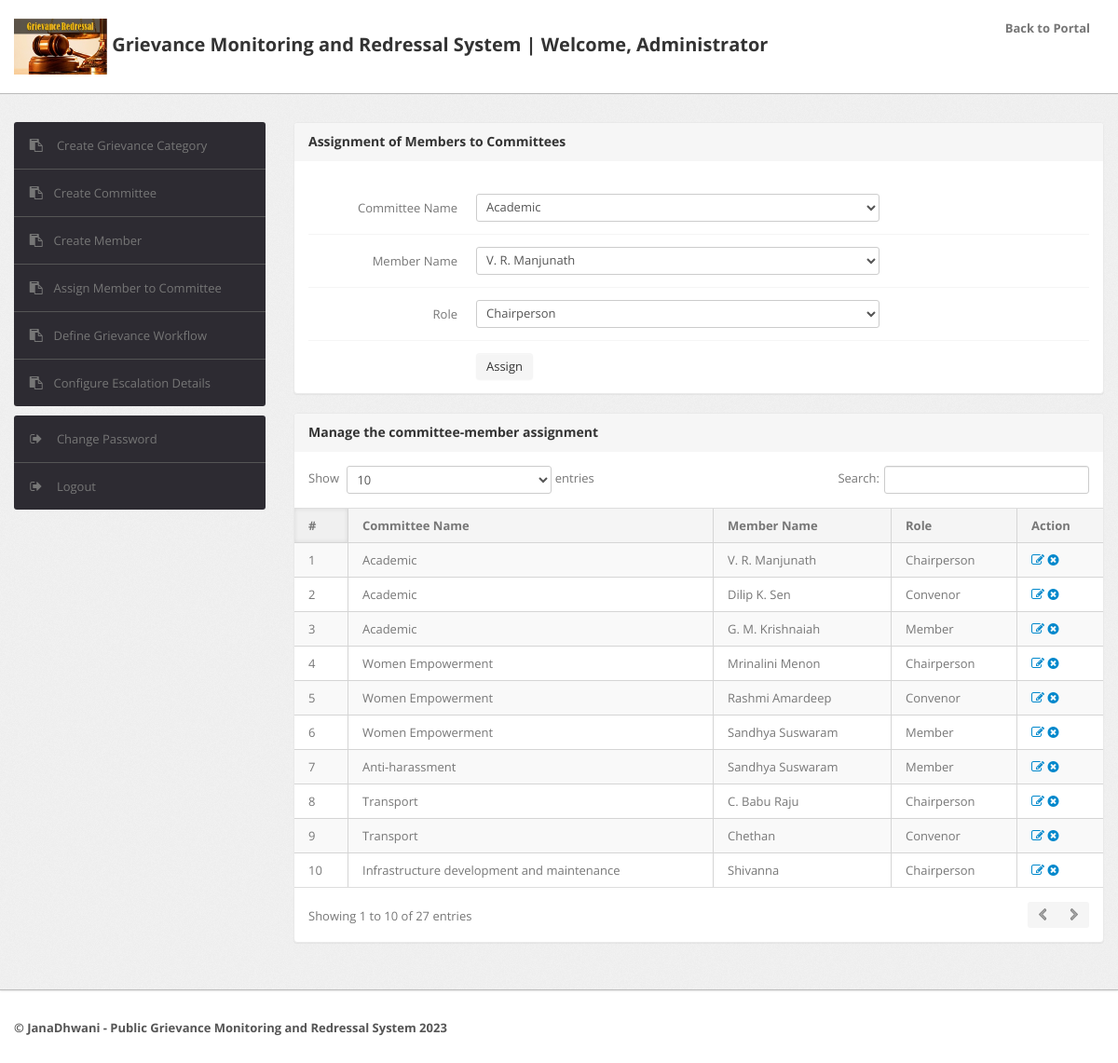
Before: /admin/assign-member.php (signed in) with the older database file.
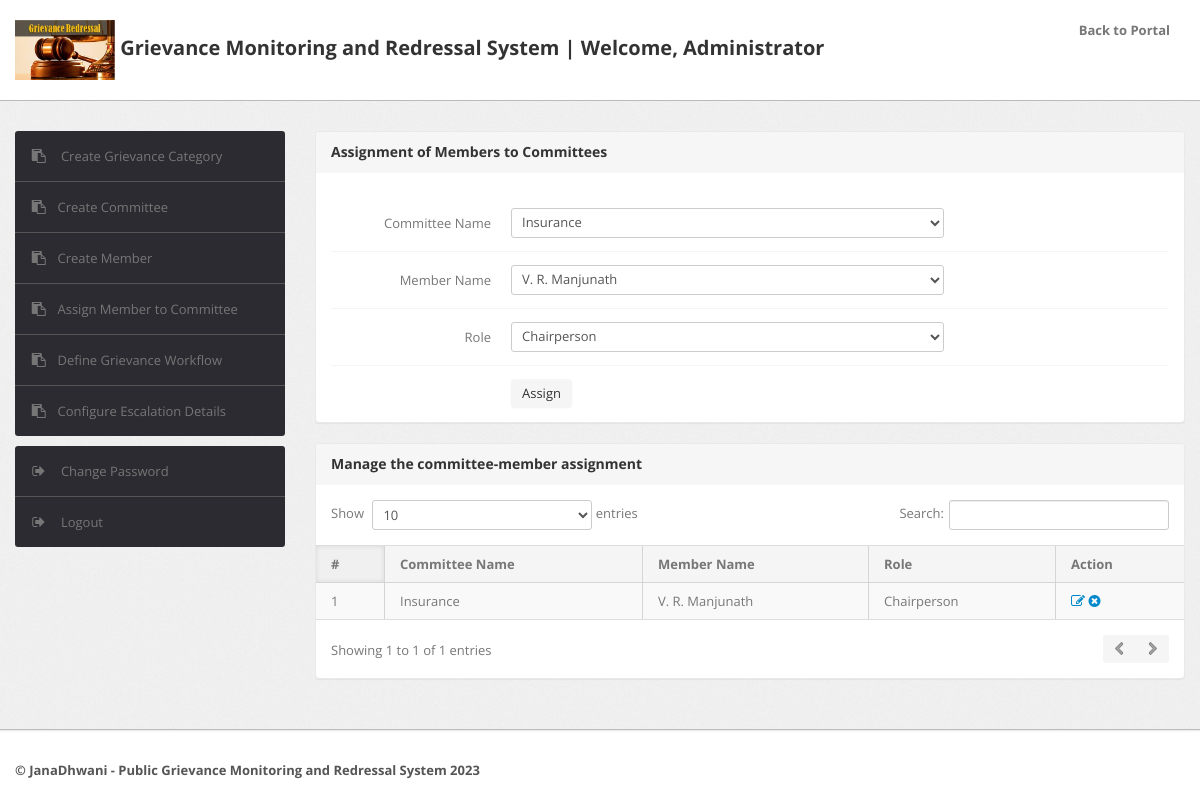
After: the same page with the newer database file.
### tables this page shows
CREATE TABLE `committee` (
  `id` int(11) NOT NULL,
  `committeeName` varchar(255) NOT NULL,
  `committeeDescription` tinytext NOT NULL,
  `loginName` varchar(255) NOT NULL,
  `password` varchar(255) NOT NULL,
  `email` varchar(255) DEFAULT NULL,
  `mobile` bigint(11) DEFAULT NULL,
  `postingDate` timestamp NOT NULL DEFAULT current_timestamp(),
  `updationDate` varchar(255) NOT NULL
);

CREATE TABLE `member` (
  `id` int(11) NOT NULL,
  `salutation` varchar(10) NOT NULL DEFAULT 'Prof.',
  `name` varchar(255) NOT NULL,
  `designation` varchar(255) NOT NULL,
  `department` varchar(255) NOT NULL,
  `contactNo` bigint(11) NOT NULL,
  `emailId` varchar(255) NOT NULL,
  `url` varchar(255) NOT NULL,
  `postingDate` timestamp NOT NULL DEFAULT current_timestamp(),
  `updationDate` varchar(255) NOT NULL
);

### admin/assign-member.php (the view, shortened to what this page needs)
<?php
include('include/config.php');
if(strlen($_SESSION['alogin'])==0)
	{
header('location:index.php');
}
else{
?>
<!DOCTYPE html>
<html lang="en">
<head>
	<link type="text/css" href="bootstrap/css/bootstrap.min.css" rel="stylesheet">
	<link type="text/css" href="bootstrap/css/bootstrap-responsive.min.css" rel="stylesheet">
	<link type="text/css" href="css/theme.css" rel="stylesheet">
	<link type="text/css" href="images/icons/css/font-awesome.css" rel="stylesheet">
</head>
<body>
<?php include('include/header.php');?>
	<div class="wrapper">
		<div class="container">
			<div class="row">
<?php include('include/sidebar.php');?>
			<div class="span9">
					<div class="content">
						<div class="module">
							<div class="module-head">
								<h3>Assignment of Members to Committees</h3>
							</div>
							<div class="module-body">
									<br />
<form class="form-horizontal row-fluid" name="Member" method="post" >
<div class="control-group">
<label class="control-label" for="basicinput">Committee Name</label>
<div class="controls">
<select name="committee" class="span8 tip" required>
<?php
$query=mysqli_query($bd,"select * from committee");
while($row=mysqli_fetch_array($query))
{
?>
<option value="<?php echo htmlentities($row['id']);?>"><?php echo htmlentities($row['committeeName']);?></option>
<?php } ?>
</select>
</div>
</div>
<div class="control-group">
<label class="control-label" for="basicinput">Member Name</label>
<div class="controls">
<select name="member" class="span8 tip" required>
<?php
$query=mysqli_query($bd,"select * from member");
while($row=mysqli_fetch_array($query))
{
?>
<option value="<?php echo htmlentities($row['id']);?>"><?php echo htmlentities($row['name']);?></option>
<?php } ?>
</select>
</div>
</div>
<div class="control-group">
<label class="control-label" for="basicinput">Role</label>
<div class="controls">
<select name="role" class="span8 tip" required>
<option value="Chairperson" selected>Chairperson</option>
</select>
</div>
</div>
	<div class="control-group">
											<div class="controls">
												<button type="submit" name="submit" class="btn">Assign</button>
											</div>
										</div>
									</form>
							</div>
						</div>
	<div class="module">
							<div class="module-head">
								<h3>Manage the committee-member assignment</h3>
							</div>
							<div class="module-body table">
								<table cellpadding="0" cellspacing="0" border="0" class="datatable-1 table table-bordered table-striped	 display" width="100%">
									<thead>
										<tr>
											<th>#</th>
											<th>Committee Name</th>
											<th>Member Name</th>
											<th>Role</th>
											<th>Action</th>
										</tr>
									</thead>
									<tbody>
<?php $query=mysqli_query($bd,"select a.id, c.committeeName, m.name, a.role from committee c, member m, `committee-member-mapping` a where c.id=a.committeeId and m.id=a.memberId");
$cnt=1;
while($row=mysqli_fetch_array($query))
{
?>
										<tr>
											<td><?php echo htmlentities($cnt);?></td>
											<td><?php echo htmlentities($row['committeeName']);?></td>
											<td><?php echo htmlentities($row['name']);?></td>
											<td><?php echo htmlentities($row['role']);?></td>
										<td>
										<a href="edit-assign-member.php?id=<?php echo $row['id']?>" ><i class="icon-edit"></i></a>
										<a href="assign-member.php?id=<?php echo $row['id']?>&del=delete" onClick="return confirm('Are you sure you want to delete?')"><i class="icon-remove-sign"></i></a></td>
										</tr>
										<?php $cnt=$cnt+1; } ?>
								</table>
							</div>
						</div>
					</div>
				</div>
			</div>
		</div>
	</div>
<?php include('include/footer.php');?>
</body>
<?php } ?>

Changed rows visible on the page:
removed committee-member-mapping: committeeId.committeeName "Academic", memberId.name "V. R. Manjunath", role "Chairperson"
removed committee-member-mapping: committeeId.committeeName "Academic", memberId.name "Dilip K. Sen", role "Convenor"
removed committee-member-mapping: committeeId.committeeName "Academic", memberId.name "G. M. Krishnaiah", role "Member"
removed committee-member-mapping: committeeId.committeeName "Women Empowerment", memberId.name "Mrinalini Menon", role "Chairperson"
removed committee-member-mapping: committeeId.committeeName "Women Empowerment", memberId.name "Rashmi Amardeep", role "Convenor"
removed committee-member-mapping: committeeId.committeeName "Women Empowerment", memberId.name "Sandhya Suswaram", role "Member"
removed committee-member-mapping: committeeId.committeeName "Anti-harassment", memberId.name "Sandhya Suswaram", role "Member"
removed committee-member-mapping: committeeId.committeeName "Transport", memberId.name "C. Babu Raju", role "Chairperson"
removed committee-member-mapping: committeeId.committeeName "Transport", memberId.name "Chethan", role "Convenor"
removed committee-member-mapping: committeeId.committeeName "Infrastructure development and maintenance", memberId.name "Shivanna", role "Chairperson"
now on this page (row edited): committee-member-mapping: committeeId.committeeName "Insurance", memberId.name "V. R. Manjunath", role "Chairperson"
Other visible differences:
form field committee: "Academic" → "Insurance"
text written by a page script: "Show entries Search: Showing 1 to 10 of 27 entries" → "Show entries Search: Showing 1 to 1 of 1 entries"
